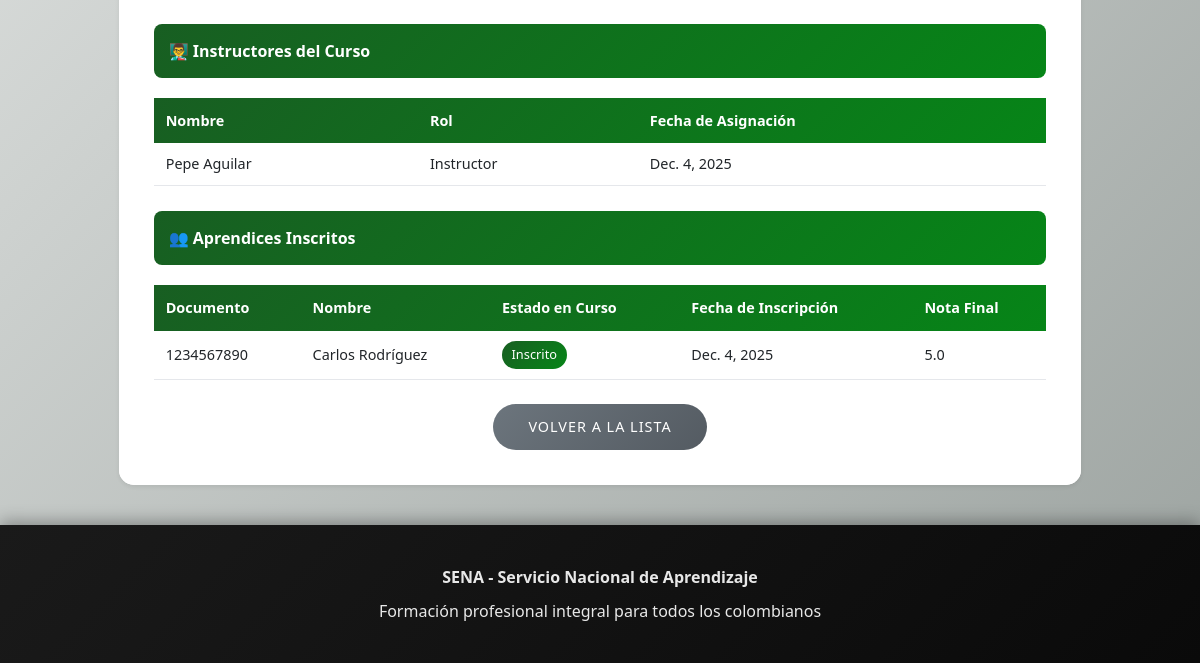
Before: /cursos/1/ (lower part) with the older database file.
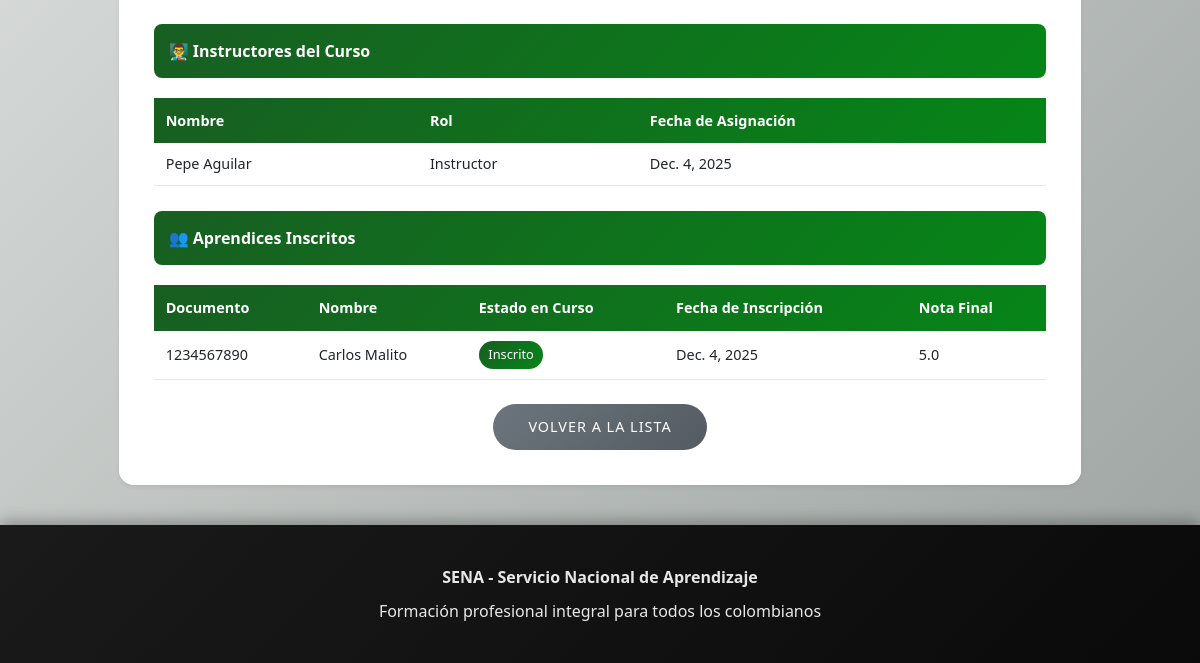
After: the same page with the newer database file.
### cursos/models.py (models this page shows, shortened)
class AprendizCurso(models.Model):
    ESTADO_CHOICES = [
        ('INS', 'Inscrito'),
        ('ACT', 'Activo'),
        ('DES', 'Desertor'),
        ('GRA', 'Graduado'),
        ('SUS', 'Suspendido'),
    ]
    aprendiz = models.ForeignKey('aprendices.Aprendiz', on_delete=models.CASCADE)
    curso = models.ForeignKey(Curso, on_delete=models.CASCADE)
    fecha_inscripcion = models.DateField(auto_now_add=True, verbose_name="Fecha de Inscripción")
    estado = models.CharField(max_length=3, choices=ESTADO_CHOICES, default='INS', verbose_name="Estado en el Curso")
    nota_final = models.DecimalField(max_digits=3, decimal_places=1, null=True, blank=True, verbose_name="Nota Final")
    observaciones = models.TextField(blank=True, null=True, verbose_name="Observaciones")
    class Meta:
        verbose_name = "Aprendiz por Curso"
        verbose_name_plural = "Aprendices por Curso"
        unique_together = ['aprendiz', 'curso']

### aprendices/models.py (models this page shows, shortened)
class Aprendiz(models.Model):
    document = models.CharField(max_length=20, primary_key=True)
    firstname = models.CharField(max_length=50)
    lastname = models.CharField(max_length=50)
    phone = models.CharField(max_length=20, null=True)
    email = models.EmailField(null=True)
    birthdate = models.DateField(null=True)
    city = models.CharField(max_length=50, null=True)
    program = models.CharField(max_length=50)
    def nombre(self):
        return f'{self.firstname} {self.lastname}'

### cursos/views.py (the view)
# urls.py: path('<int:curso_id>/', views.curso_details, name='detalle_curso'),
def curso_details(request, curso_id):
    curso = Curso.objects.get(id=curso_id)
    aprendices_curso = curso.aprendizcurso_set.all()
    instructores_curso = curso.instructorcurso_set.all()
    context = {
        "curso": curso,
        "aprendices_curso": aprendices_curso,
        "instructores_curso": instructores_curso,
    }
    return render(request, 'detalle_curso.html', context)

### cursos/models.py (called while the page is built)
    def cupos_disponibles(self):
        return self.cupos_maximos - self.aprendices.count()

    def porcentaje_ocupacion(self):
        if self.cupos_maximos > 0:
            return (self.aprendices.count() / self.cupos_maximos) * 100
        return 0

### instructores/models.py (called while the page is built)
    def nombre_completo(self):
        return f"{self.nombre} {self.apellido}"

### cursos/templates/detalle_curso.html (shortened to what this page needs)
{% extends 'master.html' %}
{% block page_content %}
<div class="detail-container">
  <div class="row justify-content-center">
    <div class="col-md-10">
      <div class="card detail-card shadow-sm border-0">
        <div class="card-body detail-body">
          <div class="section-title">👨‍🏫 Instructores del Curso</div>
          <div class="table-container">
            <table>
              <thead>
                <tr>
                  <th>Nombre</th>
                  <th>Rol</th>
                  <th>Fecha de Asignación</th>
                </tr>
              </thead>
              <tbody>
                {% for instructor_curso in instructores_curso %}
                <tr>
                  <td>{{ instructor_curso.instructor.nombre_completo }}</td>
                  <td>{{ instructor_curso.rol }}</td>
                  <td>{{ instructor_curso.fecha_asignacion }}</td>
                </tr>
                {% empty %}
                <tr>
                  <td colspan="3" style="text-align: center; color: #999;">No hay instructores asignados</td>
                </tr>
                {% endfor %}
              </tbody>
            </table>
          </div>
          <div class="section-title">👥 Aprendices Inscritos</div>
          <div class="table-container">
            <table>
              <thead>
                <tr>
                  <th>Documento</th>
                  <th>Nombre</th>
                  <th>Estado en Curso</th>
                  <th>Fecha de Inscripción</th>
                  <th>Nota Final</th>
                </tr>
              </thead>
              <tbody>
                {% for aprendiz_curso in aprendices_curso %}
                <tr>
                  <td>{{ aprendiz_curso.aprendiz.document }}</td>
                  <td>{{ aprendiz_curso.aprendiz.nombre }}</td>
                  <td>
                    <span style="background: linear-gradient(135deg, #185e22ff 0%, #068517ff 100%); color: white; padding: 0.3rem 0.6rem; border-radius: 15px; font-size: 0.8rem; font-weight: 500; display: inline-block;">
                      {{ aprendiz_curso.get_estado_display }}
                    </span>
                  </td>
                  <td>{{ aprendiz_curso.fecha_inscripcion }}</td>
                  <td>{{ aprendiz_curso.nota_final|default:"—" }}</td>
                </tr>
                {% empty %}
                <tr>
                  <td colspan="5" style="text-align: center; color: #999;">No hay aprendices inscritos</td>
                </tr>
                {% endfor %}
              </tbody>
            </table>
          </div>
          <div class="actions-container mt-4 text-center">
            <a href="{% url 'cursos:lista_cursos' %}" class="btn btn-secondary btn-back">Volver a la Lista</a>
          </div>
        </div>
      </div>
    </div>
  </div>
</div>
{% endblock %}

Changed rows visible on the page:
changed through a linked row, AprendizCurso "Inscrito": aprendiz.nombre "Carlos Rodríguez" → "Carlos Malito"
